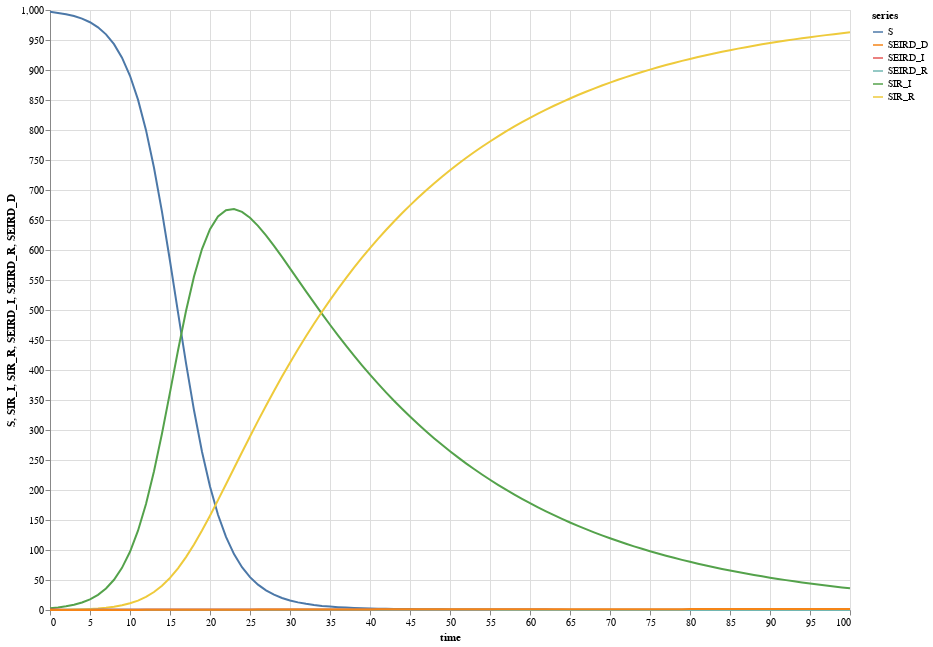

Notebook code for this chart:
### Code cell
points = simulate(joinedH at [0..100 by 1])

S = series(value(points.S), "S", {{ style = "lines" }})
SIR_I = series(value(points.SIR_I), "SIR_I", {{ style = "lines" }})
SIR_R = series(value(points.SIR_R), "SIR_R", {{ style = "lines" }})

SEIRD_E = series(value(points.SEIRD_Exposed), "SEIRD_E", {{ style = "lines" }})
SEIRD_I = series(value(points.SEIRD_Infected), "SEIRD_I", {{ style = "lines" }})
SEIRD_R = series(value(points.SEIRD_Recovered), "SEIRD_R", {{ style = "lines" }})
SEIRD_D = series(value(points.SEIRD_Dead), "SEIRD_D", {{ style = "lines" }})
SEIRD_H = series(value(points.SEIRD_Hospitalized), "SEIRD_H", {{ style = "lines" }})

plot("", [S, SIR_I, SIR_R, SEIRD_I, SEIRD_R, SEIRD_D], time(points), "time")

### Figure 1 — Vega-Lite specification as saved in the notebook (floating-point values rounded to 4 significant figures; data arrays with more than 128 entries replaced by an {"elided": "..."} marker saying what was removed)
{"$schema": "https://vega.github.io/schema/vega-lite/v4.json", "data": {"values": {"elided": "606 records"}}, "description": "", "height": 600, "layer": [{"encoding": {"color": {"field": "series", "type": "nominal"}, "x": {"field": "time", "type": "quantitative"}, "y": {"field": "S", "type": "quantitative"}}, "mark": "line"}, {"encoding": {"color": {"field": "series", "type": "nominal"}, "x": {"field": "time", "type": "quantitative"}, "y": {"field": "SIR_I", "type": "quantitative"}}, "mark": "line"}, {"encoding": {"color": {"field": "series", "type": "nominal"}, "x": {"field": "time", "type": "quantitative"}, "y": {"field": "SIR_R", "type": "quantitative"}}, "mark": "line"}, {"encoding": {"color": {"field": "series", "type": "nominal"}, "x": {"field": "time", "type": "quantitative"}, "y": {"field": "SEIRD_I", "type": "quantitative"}}, "mark": "line"}, {"encoding": {"color": {"field": "series", "type": "nominal"}, "x": {"field": "time", "type": "quantitative"}, "y": {"field": "SEIRD_R", "type": "quantitative"}}, "mark": "line"}, {"encoding": {"color": {"field": "series", "type": "nominal"}, "x": {"field": "time", "type": "quantitative"}, "y": {"field": "SEIRD_D", "type": "quantitative"}}, "mark": "line"}], "width": 800}
